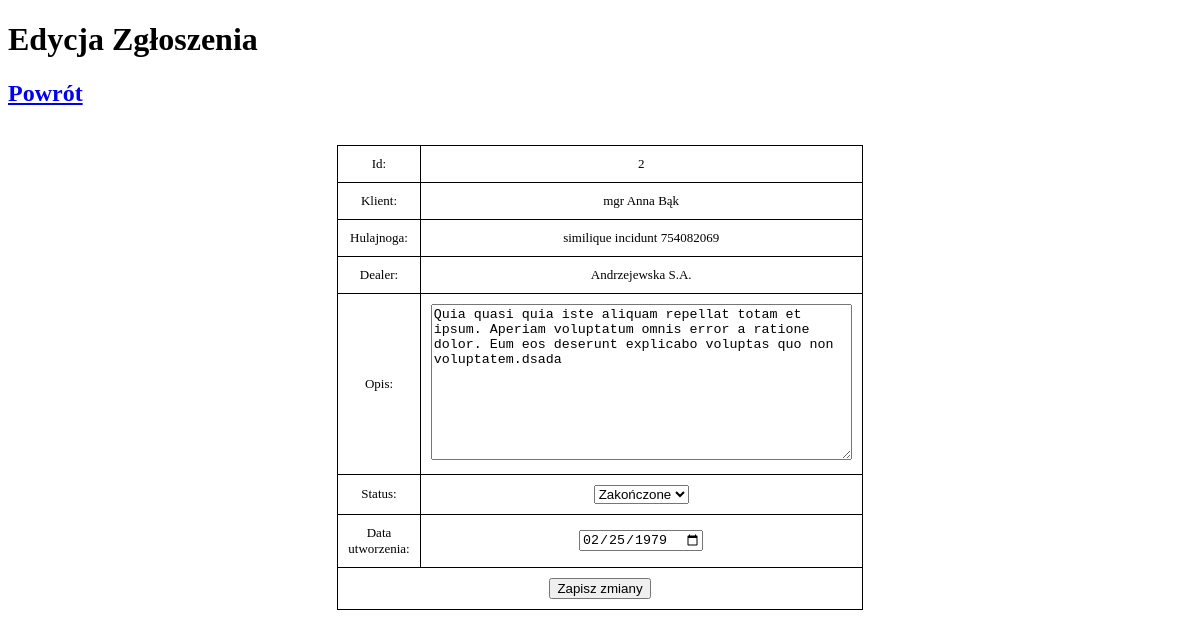
Screenshot of /edit_application/edit.php?id=2 (signed in) with the database file from the repository.
### tables this page shows
CREATE TABLE `repair_application` (
  `id` int(11) NOT NULL,
  `scooter_id` int(11) NOT NULL,
  `client_id` int(11) NOT NULL,
  `dealer_id` int(11) NOT NULL,
  `date_created` datetime NOT NULL DEFAULT current_timestamp(),
  `date_changed` datetime NOT NULL DEFAULT current_timestamp() ON UPDATE current_timestamp(),
  `description` text NOT NULL,
  `status` enum('created','received','in_progress','finished') NOT NULL DEFAULT 'created'
);

CREATE TABLE `client` (
  `id` int(11) NOT NULL,
  `name` varchar(50) NOT NULL,
  `phone` varchar(18) NOT NULL
);

CREATE TABLE `scooter` (
  `id` int(11) NOT NULL,
  `make` varchar(20) NOT NULL,
  `model` varchar(30) NOT NULL,
  `frame_number` varchar(30) NOT NULL
);

CREATE TABLE `dealer` (
  `id` int(11) NOT NULL,
  `name` varchar(30) NOT NULL,
  `phone` varchar(18) NOT NULL
);

### utils/get_by_id_from_db.php (called while the page is built, shortened)
<?php
function get_application_by_id($application_id)
{
    require('get_db_conf.php');
    try {
        $conn = new mysqli($servername, $username, $password, $dbname);
        $sql = "SELECT `repair_application`.`id` AS `application_id`, `repair_application`.`status` AS `application_status`, `repair_application`.`date_created` AS `application_date_created`, `repair_application`.`date_changed` AS `application_date_changed`, `repair_application`.`description` AS `application_description`, `client`.`id` AS `client_id`, `client`.`name` AS `client_name`, `client`.`phone` AS `client_phone`, `scooter`.`id` AS `scooter_id`, `scooter`.`make` AS `scooter_make`, `scooter`.`model` AS `scooter_model`, `scooter`.`frame_number` AS `scooter_frame_number`, `dealer`.`id` AS `dealer_id`, `dealer`.`name` AS `dealer_name`, `dealer`.`phone` AS `dealer_phone` FROM `repair_application` LEFT JOIN `client` ON `repair_application`.`client_id` = `client`.`id` LEFT JOIN `scooter` ON `repair_application`.`scooter_id` = `scooter`.`id` LEFT JOIN `dealer` ON `repair_application`.`dealer_id` = `dealer`.`id` WHERE `repair_application`.`id` = ?;";
        $stmt = $conn->prepare($sql);
        $stmt->bind_param("i", $application_id);
        $stmt->execute();
        $result = $stmt->get_result();
        if ($result->num_rows > 0) {
            return $result->fetch_assoc();
        } else {
            throw new Exception("No application with id: ".$application_id." found", 1);
        }
    } catch (mysqli_sql_exception $e) {
        $error_message = urlencode($e->getMessage());
        header('Location: //error.php?code=500&message=' . $error_message);
        exit();
    }
}
?>

### edit_application/edit.php (the view, shortened to what this page needs)
<!DOCTYPE html>
<html lang="pl">
<head>
    <link rel="stylesheet" href="../main_style.css">
</head>
<body>
    <h1>Edycja Zgłoszenia</h1>
    <h2><a href='/index.php'>Powrót</a></h2>
    <br>
    <form action="edit_application.php" method="post">
        <table>
        <?php
            include('../utils/get_by_id_from_db.php');
            try {
                $application_id = $_POST['id'];
                if ($application_id == "") {
                    $application_id = $_GET['id'];
                }
                $application = get_application_by_id($application_id);
                if ($application != NULL){
                    echo "<tr>";
                    echo "<td>Id:</td>";
                    echo "<td>".$application['application_id']."</td>";
                    echo "</tr>";
                    echo "<tr>";
                    echo "<td>Klient:</td>";
                    echo "<td><input type='hidden' name='client_id' value='".$application['client_id']."' readonly>".$application['client_name']."</td>";
                    echo "</tr>";
                    echo "<tr>";
                    echo "<td>Hulajnoga:</td>";
                    echo "<td><input type='hidden' name='scooter_id' value='".$application['scooter_id']."' readonly>".$application['scooter_make']." ".$application['scooter_model']." ".$application['scooter_frame_number']."</td>";
                    echo "</tr>";
                    echo "<tr>";
                    echo "<td>Dealer:</td>";
                    echo "<td><input type='hidden' name='dealer_id' value='".$application['dealer_id']."' readonly>".$application['dealer_name']."</td>";
                    echo "</tr>";
                    echo "<tr>";
                    echo "<td>Opis:</td>";
                    echo "<td><textarea name='description' rows=10 cols=50 >".$application['application_description']."</textarea></td>";
                    echo "</tr>";
                    echo "<tr>";
                    echo "<td>Status:</td>";
                    echo "<td><select name='status'>";
                    echo "<option value='finished' ".($application['application_status'] == 'finished' ? 'selected' : '').">Zakończone</option>";
                    echo "</select></td>";
                    echo "</tr>";
                    echo "<tr>";
                    echo "<td>Data utworzenia:</td>";
                    $date_for_value = explode(" ", $application['application_date_created'])[0];
                    echo "<td><input type='date' name='date_created' value='".$date_for_value."'></td>";
                    echo "</tr>";
                    echo "<tr>";
                    echo "<td colspan=2>";
                    echo "<input type='submit' value='Zapisz zmiany'>";
                    echo "</td>";
                    echo "</tr>";
                }
            } catch (Exception $e) {
                $error_message = urlencode($e->getMessage());
                header('Location: error.php?code=500&message='.$error_message);
                exit();
            }
        ?>
        </table>
    </form>
</body>
</html>

### main_style.css (style rules this page uses)
table, th, td { border: 1px solid black; border-collapse: collapse; padding: 10px; margin-left: auto; margin-right: auto; font-size: small; max-width: min-content; }
td { max-width: auto; max-height: 3em; word-wrap: break-word; overflow: auto; overflow-y: auto; text-align: center; text-shadow: -1px 0 white, 0 1px white, 1px 0 white, 0 -1px white; }
table { width: 100%; max-width: device-width; }
body { overflow-x: auto; }

### rows the page displays
repair_application: id "2", client.name "mgr Anna Bąk", scooter.make "similique", scooter.model "incidunt", scooter.frame_number "754082069", dealer.name "Andrzejewska S.A.", description "Quia quasi quia iste aliquam repellat totam et ipsum. Aperiam voluptatum omnis error a ratione dolor. Eum eos deserunt explicabo voluptas quo non voluptatem.dsada", status "Zakończone", date_created "02/25/1979"
